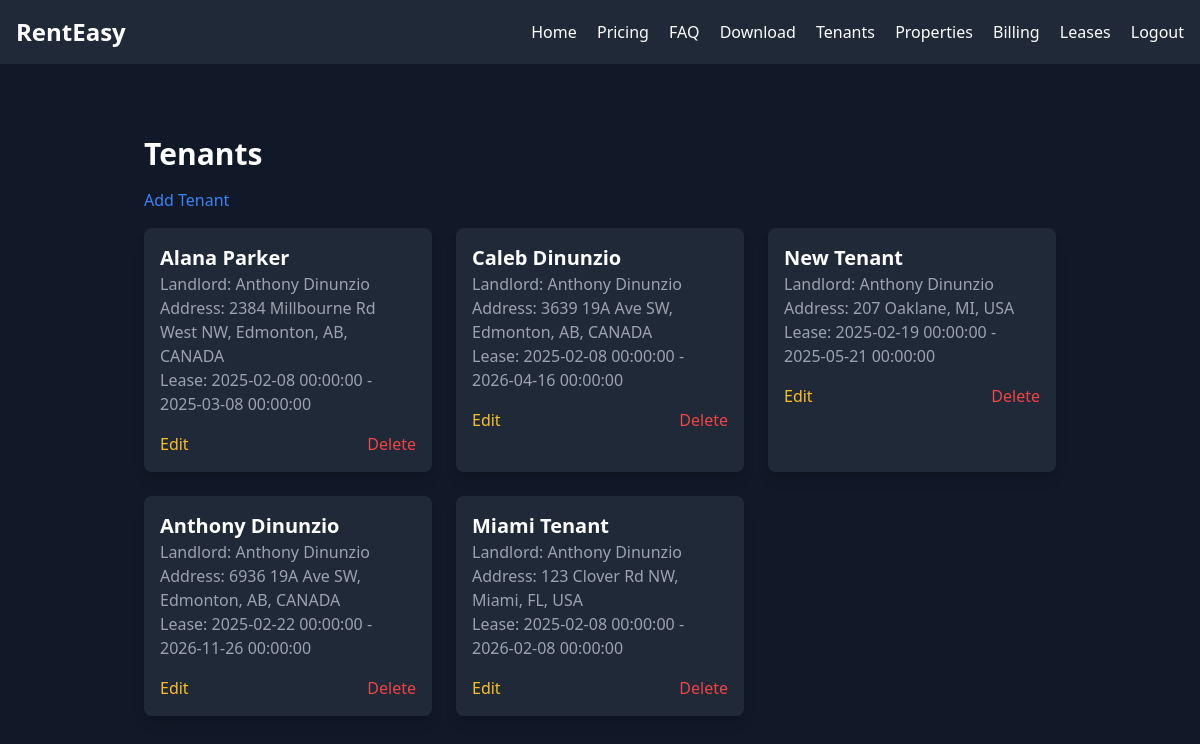
The page /tenants (signed in) on the database its author committed.
### app/models.py (models this page shows, shortened)
class Tenant(db.Model):
    id = db.Column(db.Integer, primary_key=True)
    user_id = db.Column(db.Integer)
    tenant_name = db.Column(db.String(250))
    property_id = db.Column(db.Integer, db.ForeignKey('property.id'), nullable=False)
    property_address = db.Column(db.String(500))
    landlord_id = db.Column(db.Integer, db.ForeignKey('user.id'), nullable=False)
    landlord_name = db.Column(db.String(250))
    lease_start = db.Column(db.DateTime, nullable=False)
    lease_end = db.Column(db.DateTime, nullable=False)
    signed_status = db.Column(db.Boolean, default=False)
    invoices = db.relationship('Invoice', backref='tenant', lazy=True)
    lease_agreements = db.relationship('LeaseAgreement', backref='tenant', lazy=True)
    payments = db.relationship('Payment', backref='tenant', lazy=True)

### app/routes.py (the view, shortened to what this page needs)
@main.route('/tenants', methods=['GET', 'POST'])
def tenants():
    user = User.query.get(session['user_id'])
    if user.role != 'Landlord':
        flash("Access denied.", "danger")
        return redirect(url_for('main.home'))
    properties = Property.query.filter_by(landlord_id=session['user_id']).all()
    tenant_users = User.query.filter_by(role='Tenant', landlord_id=session['user_id']).all()
    tenants = Tenant.query.filter_by(landlord_id=user.id).all()
    return render_template('tenants.html', tenants=tenants, properties=properties, tenant_users=tenant_users)

### app/templates/tenants.html (shortened to what this page needs)
{% extends "base.html" %}
{% block content %}
<div class="p-8">
    <h1 class="text-3xl font-semibold text-white mb-4">Tenants</h1>
    <a href="javascript:void(0)" id="addTenantButton" class="text-blue-500 hover:underline mb-4 inline-block">Add Tenant</a>
    <div class="grid grid-cols-1 sm:grid-cols-2 md:grid-cols-3 gap-6">
        {% for tenant in tenants %}
                    <div class="bg-gray-800 p-4 rounded-lg shadow-lg">
                        <h2 class="text-xl font-semibold text-white">{{ tenant.tenant_name }}</h2>
                        <p class="text-gray-400">Landlord: {{ tenant.landlord_name }}</p>
                        <p class="text-gray-400">Address: {{ tenant.property_address }}</p>
                        <p class="text-gray-400">Lease: {{ tenant.lease_start }} - {{ tenant.lease_end }}</p>
                        <div class="mt-4 flex justify-between">
                            <button onclick="openEditTenantModal('{{ tenant.id }}', '{{ tenant.tenant_name }}', '{{ tenant.lease_start }}', '{{ tenant.lease_end }}')" class="text-yellow-400 hover:underline">Edit</button>
                            <form method="POST" action="{{ url_for('main.delete_tenant', user_id=tenant.id) }}" onsubmit="return confirm('Are you sure you want to delete this tenant?')">
                                <button type="submit" class="text-red-500 hover:underline">Delete</button>
                            </form>
                        </div>
                    </div>
        {% endfor %}
    </div>
</div>
{% endblock %}

### rows shown on the page
Tenant: tenant_name "Alana Parker", landlord_name "Anthony Dinunzio", property_address "2384 Millbourne Rd West NW, Edmonton, AB, CANADA", lease_start "2025-02-08 00:00:00", lease_end "2025-03-08 00:00:00"
Tenant: tenant_name "Caleb Dinunzio", landlord_name "Anthony Dinunzio", property_address "3639 19A Ave SW, Edmonton, AB, CANADA", lease_start "2025-02-08 00:00:00", lease_end "2026-04-16 00:00:00"
Tenant: tenant_name "New Tenant", landlord_name "Anthony Dinunzio", property_address "207 Oaklane, MI, USA", lease_start "2025-02-19 00:00:00", lease_end "2025-05-21 00:00:00"
Tenant: tenant_name "Anthony Dinunzio", landlord_name "Anthony Dinunzio", property_address "6936 19A Ave SW, Edmonton, AB, CANADA", lease_start "2025-02-22 00:00:00", lease_end "2026-11-26 00:00:00"
Tenant: tenant_name "Miami Tenant", landlord_name "Anthony Dinunzio", property_address "123 Clover Rd NW, Miami, FL, USA", lease_start "2025-02-08 00:00:00", lease_end "2026-02-08 00:00:00"
